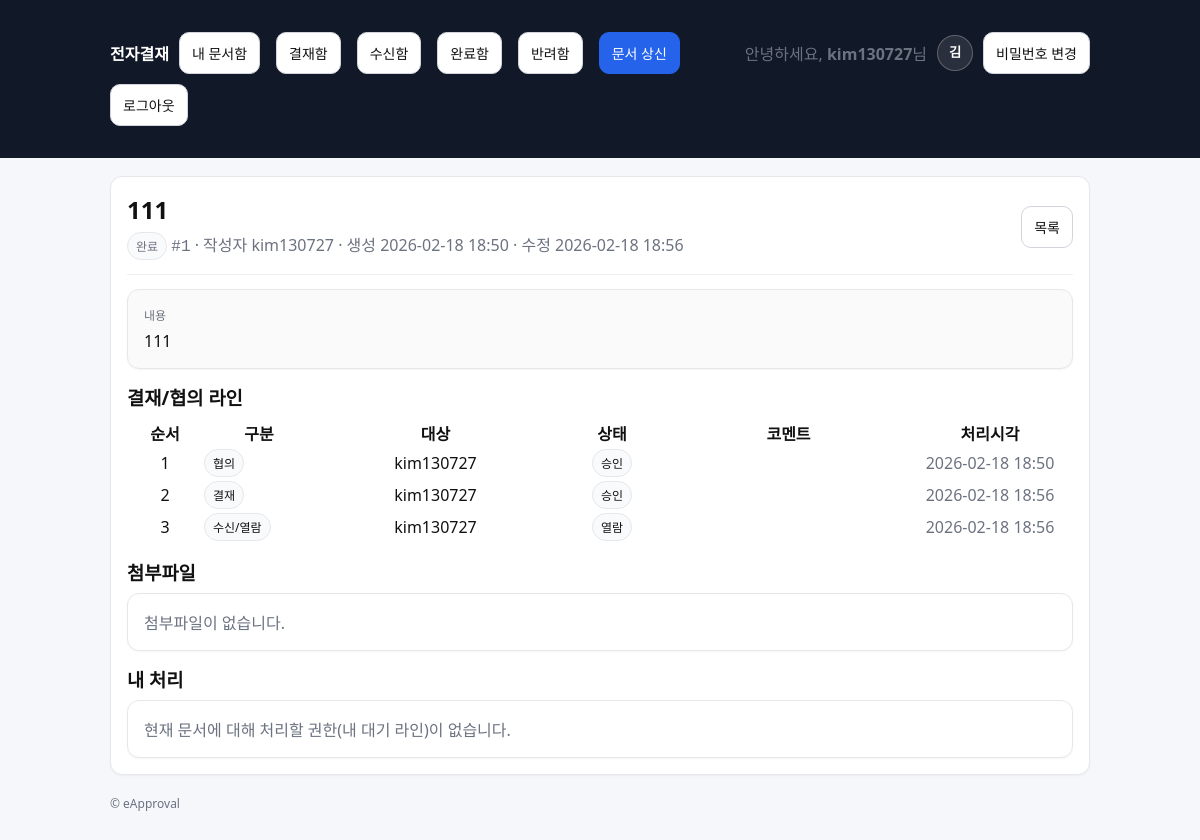
The page /approvals/1/ (signed in) on the database its author committed.
### accounts/models.py (models this page shows, shortened)
class Profile(models.Model):
    ROLE_MEMBER = "MEMBER"
    ROLE_CHAIR = "CHAIR"
    ROLE_CHOICES = [
        (ROLE_MEMBER, "일반회원"),
        (ROLE_CHAIR, "위원장"),
    ]
    user = models.OneToOneField(settings.AUTH_USER_MODEL, on_delete=models.CASCADE)
    full_name = models.CharField(max_length=150, blank=True, default="")
    phone = models.CharField(max_length=20, blank=True, null=True)
    role = models.CharField(max_length=20, choices=ROLE_CHOICES, default=ROLE_MEMBER)
    def display_name(self):
        if self.full_name and self.full_name.strip():
            return self.full_name.strip()
        if self.user.first_name and self.user.first_name.strip():
            return self.user.first_name.strip()
        return self.user.username

### approvals/models.py (models this page shows, shortened)
class Document(models.Model):
    class Status(models.TextChoices):
        DRAFT = "DRAFT", "임시"
        SUBMITTED = "SUBMITTED", "상신"
        IN_PROGRESS = "IN_PROGRESS", "진행중"
        REJECTED = "REJECTED", "반려"
        COMPLETED = "COMPLETED", "완료"
    title = models.CharField(max_length=200)
    content = models.TextField(blank=True)
    created_by = models.ForeignKey(
        settings.AUTH_USER_MODEL, on_delete=models.PROTECT, related_name="docs_created"
    )
    status = models.CharField(max_length=20, choices=Status.choices, default=Status.DRAFT)
    current_line_order = models.PositiveIntegerField(default=1)
    created_at = models.DateTimeField(auto_now_add=True)
    updated_at = models.DateTimeField(auto_now=True)

class DocumentLine(models.Model):
    class Role(models.TextChoices):
        CONSULT = "CONSULT", "협의"
        APPROVE = "APPROVE", "결재"
        RECEIVE = "RECEIVE", "수신/열람"
    class Decision(models.TextChoices):
        PENDING = "PENDING", "대기"
        APPROVED = "APPROVED", "승인"
        REJECTED = "REJECTED", "반려"
        READ = "READ", "열람"
    document = models.ForeignKey(Document, on_delete=models.CASCADE, related_name="lines")
    role = models.CharField(max_length=10, choices=Role.choices)
    order = models.PositiveIntegerField()
    user = models.ForeignKey(settings.AUTH_USER_MODEL, on_delete=models.PROTECT)
    decision = models.CharField(max_length=10, choices=Decision.choices, default=Decision.PENDING)
    comment = models.CharField(max_length=300, blank=True)
    acted_at = models.DateTimeField(null=True, blank=True)
    class Meta:
        ordering = ["order", "id"]

### approvals/views.py (the view)
# urls.py: path("approvals/<int:doc_id>/", views.doc_detail, name="doc_detail"),
@login_required
def doc_detail(request, doc_id: int):
    doc = get_object_or_404(Document, id=doc_id)
    if not can_view_document(request.user, doc):
        raise Http404
    if doc.status == Document.Status.COMPLETED:
        mark_read(doc=doc, actor=request.user)
    current_line = doc.lines.filter(order=doc.current_line_order, decision="PENDING").first()
    can_act = bool(current_line) and (current_line.user_id == request.user.id or request.user.is_superuser)
    return render(
        request,
        "approvals/doc_detail.html",
        {"doc": doc, "current_line": current_line, "can_act": can_act},
    )

### approvals/permissions.py (called while the page is built, shortened)
def can_view_document(user, doc: Document) -> bool:
    if not user.is_authenticated:
        return False
    if user.is_superuser:
        return True

### approvals/services.py (called while the page is built)
@transaction.atomic
def mark_read(*, doc: Document, actor) -> Document:
    line = doc.lines.filter(
        role=DocumentLine.Role.RECEIVE,
        user_id=actor.id,
    ).first()
    if not line:
        return doc
    if line.decision == DocumentLine.Decision.PENDING:
        line.decision = DocumentLine.Decision.READ
        line.acted_at = timezone.now()
        line.save(update_fields=["decision", "acted_at"])
    return doc

### templates/approvals/doc_detail.html (shortened to what this page needs)
{% extends "base.html" %}
{% block content %}
  <div class="card">
    <div class="row" style="justify-content:space-between;">
      <div>
        <h2 style="margin:0;">{{ doc.title }}</h2>
        <div class="muted" style="margin-top:6px;">
          <span class="badge">{{ doc.get_status_display }}</span>
          <span class="mono">#{{ doc.id }}</span>
          · 작성자 {{ doc.created_by.username }}
          · 생성 {{ doc.created_at|date:"Y-m-d H:i" }}
          · 수정 {{ doc.updated_at|date:"Y-m-d H:i" }}
        </div>
      </div>
      <div>
        <a class="btn" href="{% url 'approvals:doc_list' %}">목록</a>
      </div>
    </div>
    <hr style="border:none; border-top:1px solid #eee; margin:14px 0;">
    <div class="card" style="background:#fafafa;">
      <div class="muted" style="font-size:12px; margin-bottom:6px;">내용</div>
      <div style="white-space:pre-wrap;">{{ doc.content|default:"(내용 없음)" }}</div>
    </div>
    <div style="margin-top:14px;">
      <h3 style="margin:0 0 8px 0;">결재/협의 라인</h3>
      <table class="table">
        <thead>
          <tr>
            <th style="width:70px;">순서</th>
            <th style="width:110px;">구분</th>
            <th>대상</th>
            <th style="width:110px;">상태</th>
            <th>코멘트</th>
            <th style="width:160px;">처리시각</th>
          </tr>
        </thead>
        <tbody>
          {% for line in doc.lines.all %}
          <tr>
            <td>{{ line.order }}</td>
            <td><span class="badge">{{ line.get_role_display }}</span></td>
            <td>{{ line.user.username }}</td>
            <td><span class="badge">{{ line.get_decision_display }}</span></td>
            <td class="muted">{{ line.comment|default:"" }}</td>
            <td class="muted">
              {% if line.acted_at %}{{ line.acted_at|date:"Y-m-d H:i" }}{% else %}-{% endif %}
            </td>
          </tr>
          {% empty %}
          <tr><td colspan="6" class="muted">라인이 없습니다.</td></tr>
          {% endfor %}
        </tbody>
      </table>
    </div>
    <div style="margin-top:14px;">
      <h3 style="margin:0 0 8px 0;">첨부파일</h3>
      <div class="card">
        {% for att in doc.attachments.all %}
          <div class="row" style="justify-content:space-between;">
            <div class="mono" style="font-size:13px;">{{ att.file.name }}</div>
            <a class="btn" href="{% url 'approvals:attachment_download' att.id %}">다운로드</a>
          </div>
          {% if not forloop.last %}<hr style="border:none; border-top:1px solid #eee; margin:10px 0;">{% endif %}
        {% empty %}
          <div class="muted">첨부파일이 없습니다.</div>
        {% endfor %}
      </div>
    </div>
    <div style="margin-top:14px;">
      <h3 style="margin:0 0 8px 0;">내 처리</h3>
      {% if can_act %}
        <div class="card">
          <div class="muted" style="margin-bottom:10px;">
            현재 처리자: <strong>{{ current_line.user.username }}</strong>
            · 구분: <strong>{{ current_line.get_role_display }}</strong>
            · 순서: <strong>{{ current_line.order }}</strong>
          </div>
          <form method="post" action="{% url 'approvals:act_approve' doc.id %}">
            {% csrf_token %}
            <div class="field">
              <label for="comment_approve">코멘트(선택)</label>
              <input id="comment_approve" type="text" name="comment" placeholder="예: 확인했습니다." />
              <div class="help">승인/협의 완료 처리 시 기록됩니다.</div>
            </div>
            <button class="btn btn-primary" type="submit">승인 / 협의완료</button>
          </form>
          <hr style="border:none; border-top:1px solid #eee; margin:12px 0;">
          <form method="post" action="{% url 'approvals:act_reject' doc.id %}">
            {% csrf_token %}
            <div class="field">
              <label for="comment_reject">반려 사유(필수)</label>
              <input id="comment_reject" type="text" name="comment" placeholder="예: 증빙이 누락되었습니다." required />
            </div>
            <button class="btn btn-danger" type="submit">반려</button>
          </form>
        </div>
      {% else %}
        <div class="card muted">
          현재 문서에 대해 처리할 권한(내 대기 라인)이 없습니다.
        </div>
      {% endif %}
    </div>
  </div>
{% endblock %}

### templates/base.html (shortened to what this page needs)
<!doctype html>
<html lang="ko">
<head>
</head>
<body>
  <header>
    <div class="wrap">
      <nav>
        <a href="{% url 'approvals:home' %}"><strong>전자결재</strong></a>
        <a class="btn" href="{% url 'approvals:doc_list' %}">내 문서함</a>
        <a class="btn" href="{% url 'approvals:inbox' %}">결재함</a>
        <a class="btn" href="{% url 'approvals:received' %}">수신함</a>
        <a class="btn" href="{% url 'approvals:completed' %}">완료함</a>
        <a class="btn" href="{% url 'approvals:rejected' %}">반려함</a>
        <a class="btn btn-primary" href="{% url 'approvals:doc_create' %}">문서 상신</a>
        {% if user.is_authenticated %}
          <div class="profile-wrap">
        <span class="muted">안녕하세요, <strong>{{ user.username }}</strong>님</span>
  <button type="button" class="profile-btn" id="profileBtn" aria-haspopup="true" aria-expanded="false">
    <span class="profile-avatar">
      {{ user.profile.display_name|default:user.username|slice:":1" }}
    </span>
  </button>
    </div>
          <a class="btn" href="{% url 'accounts:password_change' %}">비밀번호 변경</a>
          <form method="post" action="{% url 'accounts:logout' %}" style="display:inline;">
            <button class="btn" type="submit">로그아웃</button>
          </form>
        {% else %}
          <a class="btn" href="{% url 'accounts:login' %}">로그인</a>
          <a class="btn btn-primary" href="{% url 'accounts:signup' %}">회원가입</a>
        {% endif %}
      </nav>
    </div>
  </header>
  <main class="wrap">
    {% block content %}{% endblock %}
    <footer class="muted">
      <div>© eApproval</div>
    </footer>
  </main>
</body>
</html>

### templates/base.html (style rules this page uses)
body { font-family: system-ui, -apple-system, Segoe UI, Roboto, "Noto Sans KR", Arial, sans-serif; margin:0; background:#f6f7fb; color:#111; }
header { background:#111827; color:#fff; padding:14px 18px; }
header a { color:#fff; text-decoration:none; }
.wrap { max-width: 980px; margin: 0 auto; padding: 18px; }
nav { display:flex; gap:10px; flex-wrap:wrap; align-items:center; }
.card { background:#fff; border:1px solid #e5e7eb; border-radius:12px; padding:16px; box-shadow: 0 1px 2px rgba(0,0,0,0.04); }
.btn { display:inline-block; padding:10px 12px; border-radius:10px; border:1px solid #d1d5db; background:#fff; text-decoration:none; color:#111; font-size:14px; }
.btn-primary { background:#2563eb; border-color:#2563eb; color:#fff; }
.btn + .btn { margin-left: 6px; }
.muted { color:#6b7280; }
.mono { font-family: ui-monospace, SFMono-Regular, Menlo, Monaco, Consolas, "Liberation Mono", "Courier New", monospace; }
.table { table-layout: fixed; width: 100%; }
.table th, .table td { white-space: nowrap; overflow: hidden; text-overflow: ellipsis; text-align: center; }
.table td:nth-child(2) { text-align: left; }
.table th:nth-child(2) { text-align: center; }
.badge { display:inline-block; padding:4px 8px; border-radius:999px; font-size:12px; border:1px solid #e5e7eb; background:#f9fafb; }
.row { display:flex; gap:10px; flex-wrap:wrap; align-items:center; }
footer { padding: 20px 0; color:#6b7280; font-size:12px; }
.profile-wrap { display:flex; align-items:center; gap:10px; position:relative; }
.profile-btn { border:0; background:transparent; cursor:pointer; padding:0; line-height:0; }
.profile-avatar { width:34px; height:34px; border-radius:999px; display:flex; align-items:center; justify-content:center; background:#ffffff1a; border:1px solid rgba(255,255,255,0.25); color:#fff; font-weight:800; }

### rows shown on the page
Document: title "111", status "완료", id "1", created_by.username "kim130727", created_at "2026-02-18 18:50", updated_at "2026-02-18 18:56", content "111"
DocumentLine: order "1", role "협의", user.username "kim130727", decision "승인", acted_at "2026-02-18 18:50"
DocumentLine: order "2", role "결재", user.username "kim130727", decision "승인", acted_at "2026-02-18 18:56"
DocumentLine: order "3", role "수신/열람", user.username "kim130727", decision "열람", acted_at "2026-02-18 18:56"

### other values the page prints
{{ user.username }} "kim130727"
{{ user.profile.display_name|default:user.username|slice:":1" }} "김"
